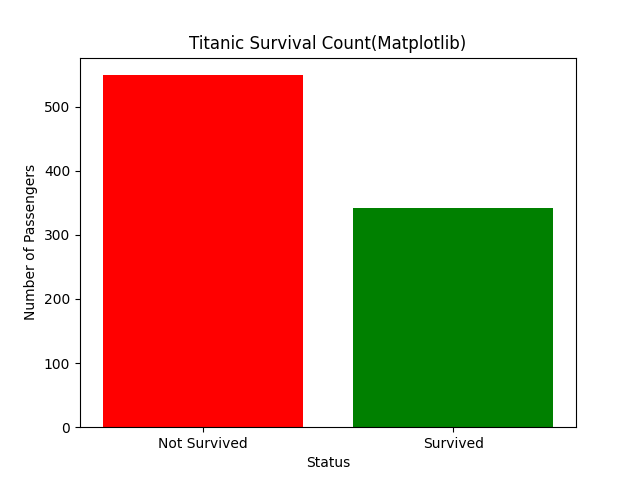

This chart was generated by the following Python code:
import matplotlib.pyplot as plt
import pandas as pd

#Titanic dataset
df = pd.read_csv("D:/Ml/excel/train.csv")

#Bar plot of Survived counts
survived_counts = df["Survived"].value_counts()

plt.bar(survived_counts.index,survived_counts.values,color = ["red","green"])
plt.xticks([0,1],["Not Survived","Survived"])
plt.xlabel("Status")
plt.ylabel("Number of Passengers")
plt.title("Titanic Survival Count(Matplotlib)")
plt.show()
